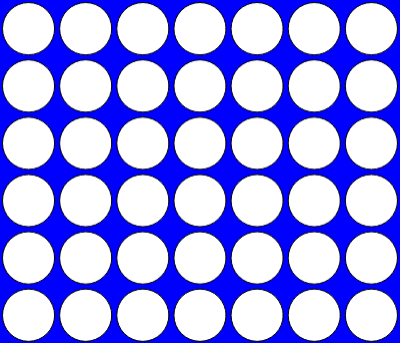
Frame 1 (no input)
Frame 60 (no input): identical to frame 1, image omitted
Frame 120 (the mouse pressed at the canvas centre since frame 60): identical to frame 1, image omitted

The p5.js sketch that drew this single still picture (run headless with seeded random() and noise() and a simulated clock; from frame 60 on, the mouse is pressed at the canvas centre):

// p5.js sketch
// ── sketch.js
board = [];
turn = 1;

function setup() {
    createCanvas(400, 400 - (400 / 7));

    for (let i = 0; i < 6; i++) {
        board[i] = [];
        for (let j = 0; j < 7; j++) {
            board[i][j] = 0;
        }
    }
    console.table(board);
}

function draw() {
    background('blue');
    let diameter = width / 7;
    for (let i = 0; i < board.length; i++) {
        //console.log('row: ' + i);
        for (let j = 0; j < board[i].length; j++) {
            //console.log('col: ' + j);
            if (board[i][j] === 0) {
                fill(255);
            }
            else if (board[i][j] === 1) {
                fill(255, 0, 0);
            }
            else if (board[i][j] === 2) {
                fill(255, 255, 0);
            }
            circle(j * diameter + (diameter / 2), 
            i * diameter + (diameter / 2), 
            diameter - 5);
        }
    }

    
    //noLoop();

}

function mouseReleased(event) {
    let colClicked = Math.floor(event.x / width * 7);

    for (let i = -1; i < board.length; i++) {
        if (i === board.length - 1 || board[i + 1][colClicked] !== 0) {
            board[i][colClicked] = turn;
            break;
        }
    }

    if (isGameOver()) {
        console.log('game over');
        alert('Game over!');
    }

    if (turn === 1) {
        turn = 2;
    }
    else {
        turn = 1;
    }

    return false;
}

function isGameOver() {
    // horizontal check
    for (let i = 0; i < board.length; i++) {
        for (let j = 0; j < board[i].length - 3; j++) {
            if (turn == board[i][j] 
                && turn == board[i][j+1] 
                && turn == board[i][j+2] 
                && turn == board[i][j+3]) {
                return true;
            }
        }
    }

    // vertical check
    for (let i = 0; i < board.length - 3; i++) {
        for (let j = 0; j < board[i].length; j++) {
            if (turn == board[i][j] 
                && turn == board[i+1][j] 
                && turn == board[i+2][j] 
                && turn == board[i+3][j]) {
                return true;
            }
        }
    }

    //TODO: diag checks

    return false;
}
